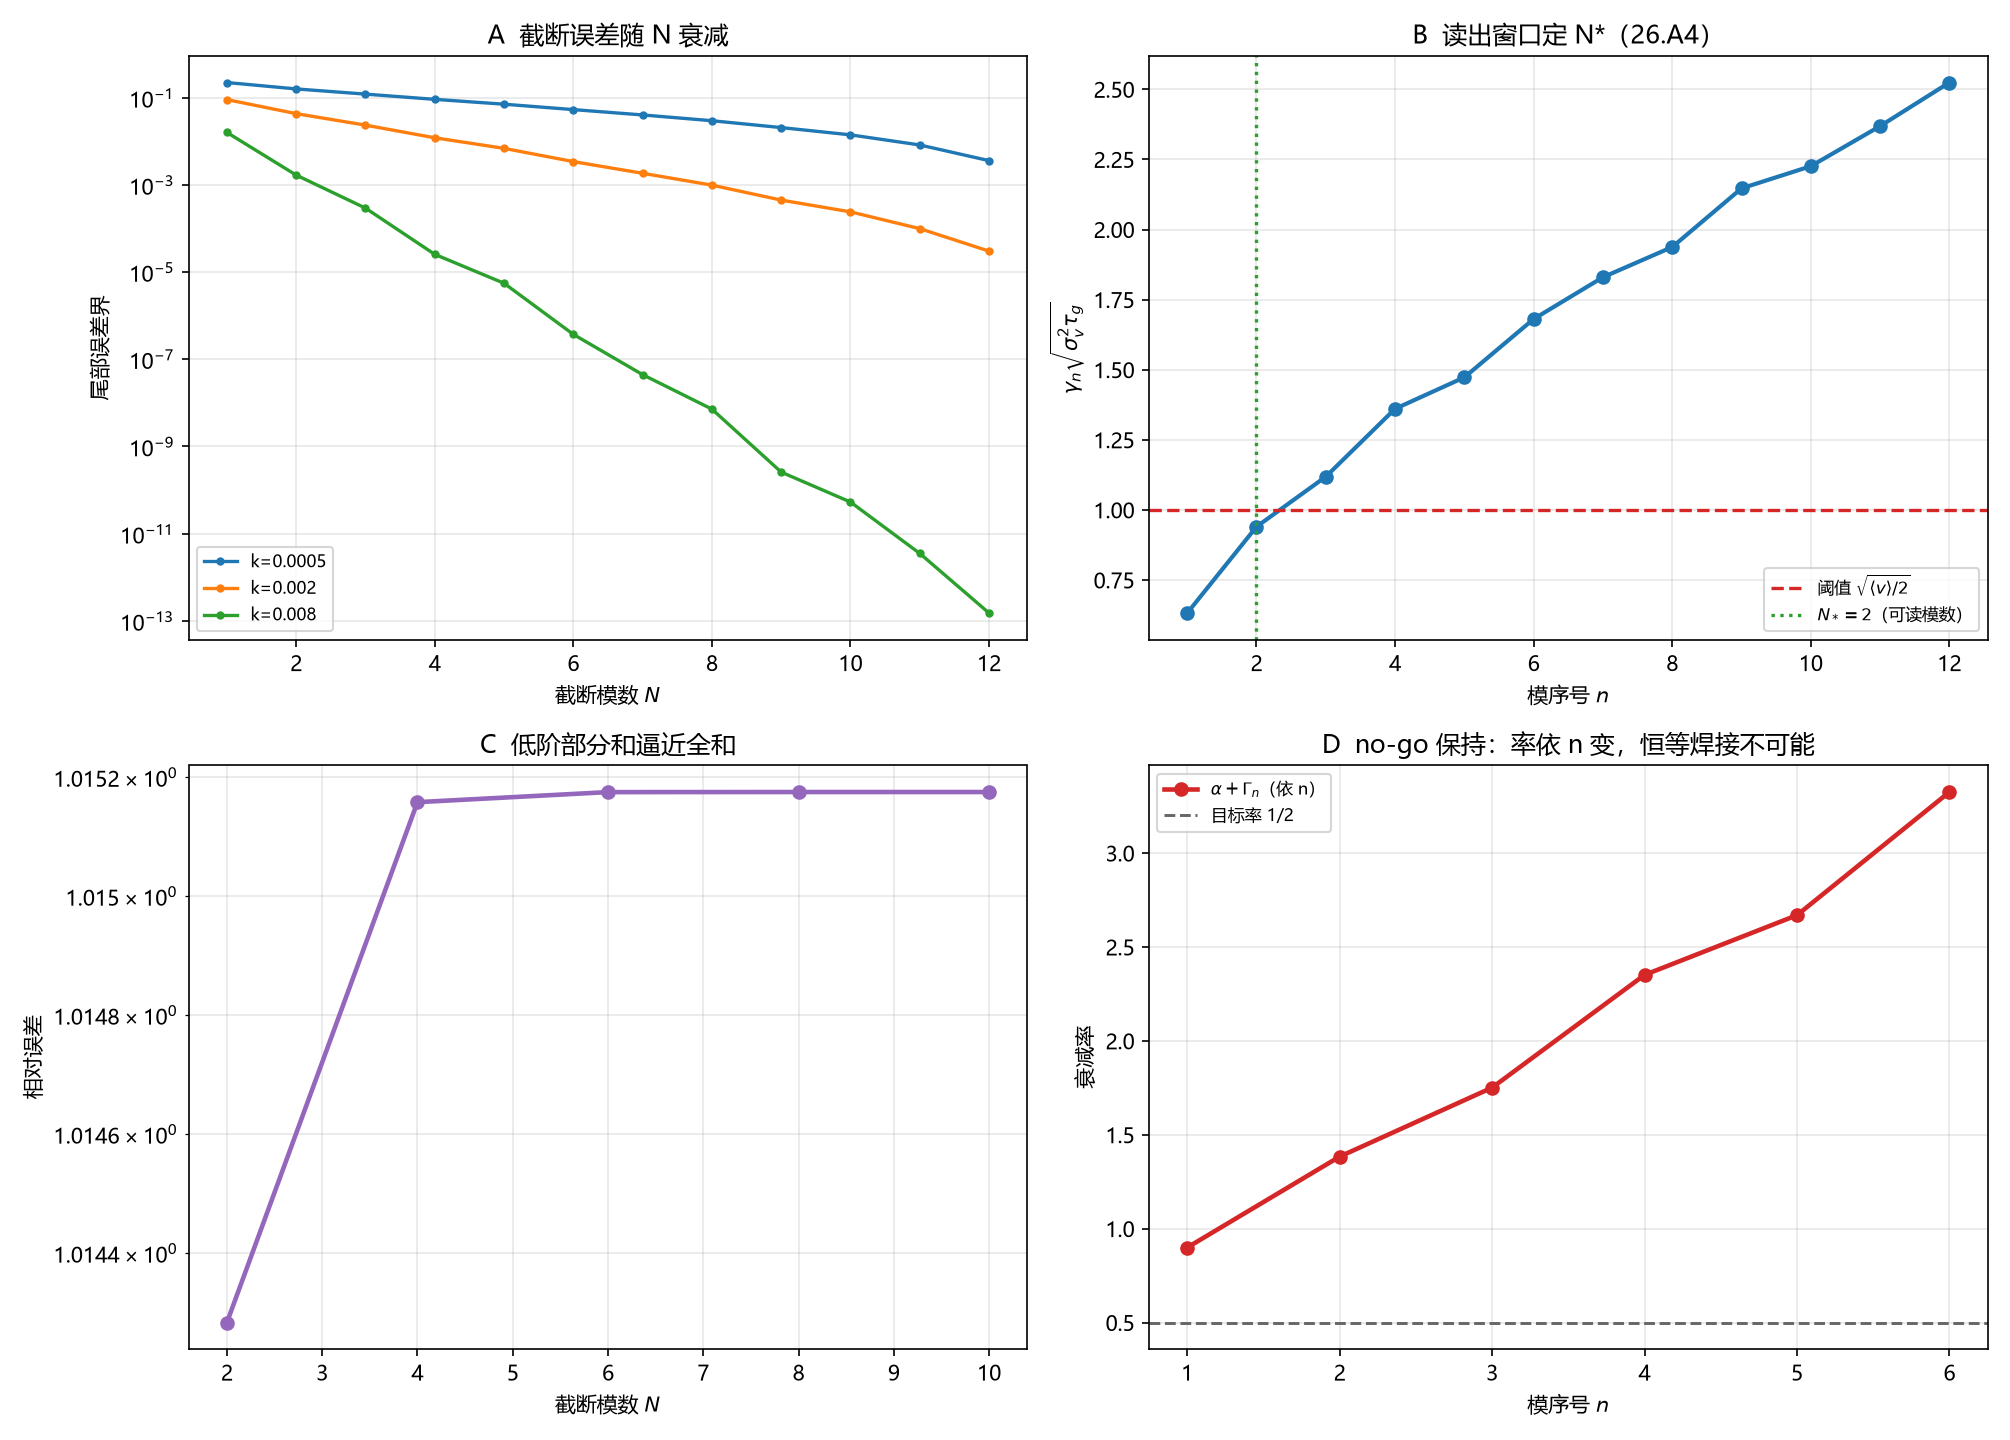

Write the Python code that produced this figure.
# -*- coding: utf-8 -*-
"""
环 26／临-8 有限模读出定理的数值核对（不拟合）。

1. 截断误差尾部 sum_{n>N} |W_n|/|rho_n| 随 N 衰减（不同 sigma_v^2 tau_g）；
2. 读出窗口 gamma_n sigma_v sqrt(tau_g) 随 n 增长穿过阈值 sqrt(<v>/2)，定 N*；
3. 有效核部分和对全和的逼近（相对误差随 N* 降）；
4. no-go 保持：两模 W_n 率不同（逐模不等）的数值确认。

由 (8F.1)(8F.2) 直接计算，无拟合。sigma_v^2 tau_g 取示意值（外生）。
"""

import csv
import os

import numpy as np
import matplotlib
matplotlib.use("Agg")
import matplotlib.pyplot as plt

plt.rcParams["font.sans-serif"] = ["Microsoft YaHei", "SimHei", "DejaVu Sans"]
plt.rcParams["axes.unicode_minus"] = False

HERE = os.path.dirname(os.path.abspath(__file__))
OUT_PNG = os.path.join(HERE, "环26_临8_有限模读出.png")
OUT_CSV = os.path.join(HERE, "环26_临8_有限模读出.csv")

GAMMAS = np.array([14.1347, 21.0220, 25.0109, 30.4249, 32.9351, 37.5862,
                   40.9187, 43.3271, 48.0052, 49.7738, 52.9703, 56.4462])


def main():
    rows = []
    t = 1.0
    alpha = 0.5

    # A 截断误差尾部
    print("A 截断误差尾部随 N 衰减")
    Ns = np.arange(1, len(GAMMAS) + 1)
    for k in (0.0005, 0.002, 0.008):
        Gamma = GAMMAS ** 2 * k
        W = np.exp(-(alpha + Gamma - 0.5) * t)
        rho = np.sqrt(0.25 + GAMMAS ** 2)
        terms = W / rho
        tails = np.array([np.sum(terms[N:]) for N in range(len(terms))])
        print(f"  k={k}: N=1 尾部={tails[0]:.3e}, N=6 尾部={tails[5]:.3e}")
        for N, tl in zip(Ns[::3], tails[::3]):
            rows.append(("tail", N, tl, k, np.nan))

    # B 读出窗口定 N*
    print("\nB 读出窗口定 N*")
    sig2tau = 0.002
    sv = np.sqrt(sig2tau)
    vmean_half = 1.0  # sqrt(<v>/2) 阈值（示意）
    quant = GAMMAS * sv  # gamma_n sigma_v sqrt(tau_g) = gamma_n sqrt(sig2tau)
    readable = quant < vmean_half
    Nstar = int(np.sum(readable))
    print(f"  sig2tau={sig2tau}: 阈值 sqrt(<v>/2)={vmean_half}")
    print(f"  gamma*sv = {np.round(quant,3).tolist()}")
    print(f"  可读模数 N*={Nstar}（前 {Nstar} 个满足窗口条件）")
    for i, q in enumerate(quant):
        rows.append(("window", i + 1, q, vmean_half, int(readable[i])))

    # C 有效核对全和逼近
    print("\nC 有效核部分和逼近")
    k = 0.002
    Gamma = GAMMAS ** 2 * k
    W = np.exp(-(alpha + Gamma - 0.5) * t)
    rho = np.sqrt(0.25 + GAMMAS ** 2)
    terms = np.exp(1j * GAMMAS * t) / rho * W
    full = np.sum(terms)
    for N in (2, 4, 6, 8, 10):
        approx = np.sum(terms[:N])
        rel = abs(approx - full) / abs(full)
        print(f"  N={N}: 相对误差={rel:.3e}")
        rows.append(("approx", N, rel, np.nan, np.nan))

    # D no-go 保持
    print("\nD no-go 保持：两模率不同")
    rates = alpha + Gamma
    print(f"  alpha+Gamma_n = {np.round(rates[:6],4).tolist()}（依 n 变，≠1/2）")
    for i in range(6):
        rows.append(("nogo", i + 1, rates[i], 0.5, np.nan))

    with open(OUT_CSV, "w", newline="", encoding="utf-8-sig") as fh:
        wr = csv.writer(fh)
        wr.writerow(["kind", "x", "y", "y_ref", "extra"])
        wr.writerows(rows)

    fig, ax = plt.subplots(2, 2, figsize=(13.4, 9.6))

    colors = ["tab:blue", "tab:orange", "tab:green"]
    for k, col in zip((0.0005, 0.002, 0.008), colors):
        Gamma = GAMMAS ** 2 * k
        W = np.exp(-(alpha + Gamma - 0.5) * t)
        rho = np.sqrt(0.25 + GAMMAS ** 2)
        terms = W / rho
        tails = [np.sum(terms[N:]) for N in range(len(terms))]
        ax[0, 0].semilogy(Ns, tails, "o-", ms=3, lw=1.6, color=col,
                          label=f"k={k}")
    ax[0, 0].set_xlabel("截断模数 $N$")
    ax[0, 0].set_ylabel("尾部误差界")
    ax[0, 0].set_title("A  截断误差随 N 衰减")
    ax[0, 0].legend(fontsize=8)
    ax[0, 0].grid(alpha=0.3, which="both")

    ax[0, 1].plot(np.arange(1, len(quant) + 1), quant, "o-", lw=2.0,
                  color="tab:blue")
    ax[0, 1].axhline(vmean_half, color="tab:red", ls="--", lw=1.6,
                     label=r"阈值 $\sqrt{\langle v\rangle/2}$")
    ax[0, 1].axvline(Nstar, color="tab:green", ls=":", lw=1.6,
                     label=rf"$N_*={Nstar}$（可读模数）")
    ax[0, 1].set_xlabel(r"模序号 $n$")
    ax[0, 1].set_ylabel(r"$\gamma_n\sqrt{\sigma_v^2\tau_g}$")
    ax[0, 1].set_title("B  读出窗口定 N*（26.A4）")
    ax[0, 1].legend(fontsize=8)
    ax[0, 1].grid(alpha=0.3)

    Nlist = [2, 4, 6, 8, 10]
    rels = []
    for N in Nlist:
        approx = np.sum(terms[:N])
        rels.append(abs(approx - full) / abs(full))
    ax[1, 0].semilogy(Nlist, rels, "o-", lw=2.2, color="tab:purple")
    ax[1, 0].set_xlabel("截断模数 $N$")
    ax[1, 0].set_ylabel("相对误差")
    ax[1, 0].set_title("C  低阶部分和逼近全和")
    ax[1, 0].grid(alpha=0.3, which="both")

    ax[1, 1].plot(np.arange(1, 7), rates[:6], "o-", lw=2.2, color="tab:red",
                  label=r"$\alpha+\Gamma_n$（依 n）")
    ax[1, 1].axhline(0.5, color="0.4", ls="--", lw=1.4, label="目标率 1/2")
    ax[1, 1].set_xlabel(r"模序号 $n$")
    ax[1, 1].set_ylabel("衰减率")
    ax[1, 1].set_title("D  no-go 保持：率依 n 变，恒等焊接不可能")
    ax[1, 1].legend(fontsize=8)
    ax[1, 1].grid(alpha=0.3)

    fig.tight_layout()
    fig.savefig(OUT_PNG, dpi=150)
    plt.close(fig)
    print("\nsaved:", OUT_PNG)
    print("saved:", OUT_CSV)


if __name__ == "__main__":
    main()
